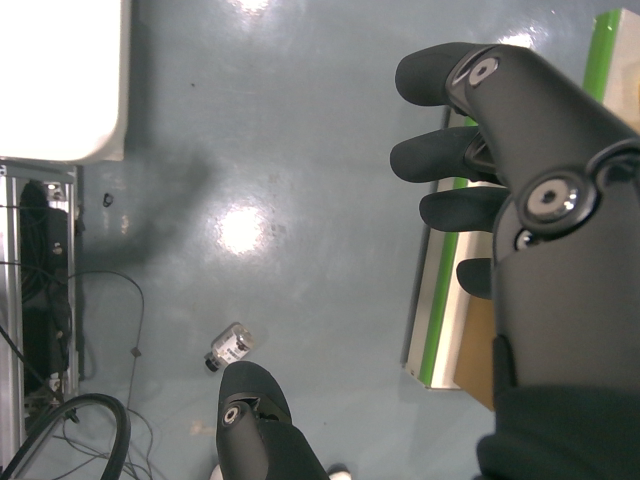
#> input picture test_image.png, 640 x 480 px
$ python validation_script.py ../test_image.png
#> lines starting #> are read from the running program, lines starting #| are printed output that depends on the picture; after the words box and inside, x2 and y2 are one past the last pixel; in counts of white or black regions, pixels touching at a corner belong together; long printed decimals are rounded
#!/usr/bin/env python3
"""
对单张图片做“压缩 -> 还原”评估，并输出报告。

目的：
- 量化 JPEG（有损）在不同 quality 下对原图的影响
- 对比 PNG（无损）作为参考

输出：
- 控制台：每种模式的 size / PSNR / SSIM / MSE / MaxAbs
- 文件：重建图、差分图（便于直观看差异）

依赖：
- numpy
- opencv-python (cv2)

用法：
    python3 validation_script.py <input_image>

示例：
    python3 validation_script.py ../test_image.png
"""

from __future__ import annotations

import math
import os
import shutil
import sys
from dataclasses import dataclass
from pathlib import Path
from typing import Dict, Tuple

import cv2
import numpy as np

# ============================================================================
# 可调整参数（全局变量）
# ============================================================================

# JPEG质量参数（默认95）
JPEG_QUALITY = 95

# 差分图放大倍数（便于肉眼观察细微差异）
DIFF_AMPLIFY = 8.0

# 输出目录（相对于脚本所在目录，脚本已在 compression_images/ 目录下）
OUTPUT_DIR = "output"

# 额外评估的JPEG质量值（除了默认的JPEG_QUALITY）
EXTRA_JPEG_QUALITIES = [90, 80, 70]


def _read_image_bgr(path: Path) -> np.ndarray:
    img = cv2.imread(str(path), cv2.IMREAD_COLOR)
    if img is None:
        raise FileNotFoundError(f"Failed to read image: {path}")
    return img


def _imencode(ext: str, img_bgr: np.ndarray, params: list[int]) -> bytes:
    ok, buf = cv2.imencode(ext, img_bgr, params)
    if not ok:
        raise RuntimeError(f"cv2.imencode failed for {ext}")
    return buf.tobytes()


def _imdecode(data: bytes) -> np.ndarray:
    arr = np.frombuffer(data, dtype=np.uint8)
    img = cv2.imdecode(arr, cv2.IMREAD_COLOR)
    if img is None:
        raise RuntimeError("cv2.imdecode failed")
    return img


def mse(a: np.ndarray, b: np.ndarray) -> float:
    diff = a.astype(np.float32) - b.astype(np.float32)
    return float(np.mean(diff * diff))


def psnr(a: np.ndarray, b: np.ndarray, max_val: float = 255.0) -> float:
    m = mse(a, b)
    if m == 0.0:
        return float("inf")
    return 20.0 * math.log10(max_val) - 10.0 * math.log10(m)


def _gaussian_kernel_2d(ksize: int = 11, sigma: float = 1.5) -> np.ndarray:
    # OpenCV 的 getGaussianKernel 返回列向量
    g1 = cv2.getGaussianKernel(ksize, sigma)
    g2 = g1 @ g1.T
    return g2.astype(np.float64)


def ssim_gray(a_gray: np.ndarray, b_gray: np.ndarray) -> float:
    """
    计算单通道 SSIM（与 skimage 的结构类似，便于量化对比）。
    """
    if a_gray.shape != b_gray.shape:
        raise ValueError("SSIM inputs must have same shape")
    if a_gray.ndim != 2:
        raise ValueError("SSIM inputs must be grayscale 2D arrays")

    a = a_gray.astype(np.float64)
    b = b_gray.astype(np.float64)

    kernel = _gaussian_kernel_2d(ksize=11, sigma=1.5)

    mu_a = cv2.filter2D(a, -1, kernel, borderType=cv2.BORDER_REFLECT)
    mu_b = cv2.filter2D(b, -1, kernel, borderType=cv2.BORDER_REFLECT)

    mu_a2 = mu_a * mu_a
    mu_b2 = mu_b * mu_b
    mu_ab = mu_a * mu_b

    sigma_a2 = cv2.filter2D(a * a, -1, kernel, borderType=cv2.BORDER_REFLECT) - mu_a2
    sigma_b2 = cv2.filter2D(b * b, -1, kernel, borderType=cv2.BORDER_REFLECT) - mu_b2
    sigma_ab = cv2.filter2D(a * b, -1, kernel, borderType=cv2.BORDER_REFLECT) - mu_ab

    # 常用默认：L=255, k1=0.01, k2=0.03
    L = 255.0
    c1 = (0.01 * L) ** 2
    c2 = (0.03 * L) ** 2

    num = (2.0 * mu_ab + c1) * (2.0 * sigma_ab + c2)
    den = (mu_a2 + mu_b2 + c1) * (sigma_a2 + sigma_b2 + c2)
    ssim_map = num / (den + 1e-12)
    return float(np.mean(ssim_map))


def ssim_color(a_bgr: np.ndarray, b_bgr: np.ndarray) -> float:
    """
    简单做法：转灰度后计算 SSIM。
    这不等价于“彩色多通道 SSIM”，但足以作为工程上的快速指标。
    """
    a_gray = cv2.cvtColor(a_bgr, cv2.COLOR_BGR2GRAY)
    b_gray = cv2.cvtColor(b_bgr, cv2.COLOR_BGR2GRAY)
    return ssim_gray(a_gray, b_gray)


def max_abs(a: np.ndarray, b: np.ndarray) -> int:
    diff = np.abs(a.astype(np.int16) - b.astype(np.int16))
    return int(np.max(diff))


def diff_vis(a_bgr: np.ndarray, b_bgr: np.ndarray, amplify: float = 8.0) -> np.ndarray:
    """
    差分可视化：absdiff 后放大（便于肉眼观察细微差异）。
    """
    d = cv2.absdiff(a_bgr, b_bgr).astype(np.float32) * float(amplify)
    d = np.clip(d, 0, 255).astype(np.uint8)
    return d


@dataclass
class ReportItem:
    name: str
    size_bytes: int
    mse: float
    psnr: float
    ssim: float
    max_abs: int


def evaluate_variant(
    name: str,
    encoded_bytes: bytes,
    original_bgr: np.ndarray,
) -> Tuple[ReportItem, np.ndarray]:
    recon_bgr = _imdecode(encoded_bytes)
    item = ReportItem(
        name=name,
        size_bytes=len(encoded_bytes),
        mse=mse(original_bgr, recon_bgr),
        psnr=psnr(original_bgr, recon_bgr),
        ssim=ssim_color(original_bgr, recon_bgr),
        max_abs=max_abs(original_bgr, recon_bgr),
    )
    return item, recon_bgr


def generate_report(
    report_path: Path,
    in_path: Path,
    orig_size_bytes: int,
    orig: np.ndarray,
    orig_format: str,
    orig_channels: int,
    results: list[ReportItem],
) -> None:
    """
    生成压缩评估报告到文件。

    Args:
        report_path: 报告文件路径
        in_path: 输入图片路径
        orig_size_bytes: 原始图片大小（字节）
        orig: 原始图片（BGR格式，用于获取尺寸）
        orig_format: 原始图片格式（RGBA/RGB/GRAY）
        orig_channels: 原始图片通道数
        results: 评估结果列表
    """
    with open(report_path, "w", encoding="utf-8") as f:
        f.write("# 图像压缩评估报告\n")


        # 输入图片信息
        f.write("## 输入图片信息\n\n")
        f.write(f"- 路径: {in_path}\n")
        f.write(f"- 原始大小: {orig_size_bytes / 1024:.2f} KiB ({orig_size_bytes} bytes)\n")
        f.write(f"- 尺寸: {orig.shape[1]} x {orig.shape[0]} 像素\n")
        f.write(f"- 原始格式: {orig_format} ({orig_channels} 通道)\n")
        f.write(f"- 评估用格式: RGB (3通道，BGR顺序，用于与JPEG/PNG对比)\n")
        f.write(f"- 注意: 原始文件已直接复制到 output/{in_path.name}，保留原始格式和大小\n\n")

        # 指标表格
        f.write("## 压缩模式对比\n\n")
        f.write("| 模式 | 文件大小 (KiB) | MSE | PSNR (dB) | SSIM | MaxAbs |\n")
        f.write("|------|---------------|-----|-----------|------|--------|\n")
        for r in results:
            psnr_str = f"{r.psnr:.3f}" if r.psnr != float("inf") else "inf"
            f.write(
                f"| {r.name} | {r.size_bytes/1024:.2f} | {r.mse:.4f} | {psnr_str} | {r.ssim:.6f} | {r.max_abs} |\n"
            )
        f.write("\n")

        # 文件大小对比
        f.write("## 文件大小对比\n\n")
        png_lossless = next((r for r in results if r.name == "png_lossless"), None)
        if png_lossless:
            f.write(f"- PNG (无损): {png_lossless.size_bytes / 1024:.2f} KiB (基准)\n")
            for r in results:
                if r.name != "png_lossless":
                    ratio = png_lossless.size_bytes / r.size_bytes if r.size_bytes > 0 else 0
                    f.write(f"- {r.name}: {r.size_bytes / 1024:.2f} KiB (相对PNG: {ratio:.2f}x)\n")
        f.write("\n")

        # 压缩比统计（相对于原始文件）
        f.write("## 压缩比统计（相对于原始文件）\n\n")
        for r in results:
            ratio = orig_size_bytes / r.size_bytes if r.size_bytes > 0 else 0
            reduction_pct = (1 - r.size_bytes / orig_size_bytes) * 100 if orig_size_bytes > 0 else 0
            f.write(f"- {r.name}: {ratio:.2f}x 压缩 ({reduction_pct:.1f}% 减少)\n")
        f.write("\n")

        # 质量指标说明
        f.write("## 质量指标说明\n\n")
        f.write("- **MSE (Mean Squared Error)**: 均方误差，越小越好，0表示完全一致\n")
        f.write("- **PSNR (Peak Signal-to-Noise Ratio)**: 峰值信噪比，越大越好，inf表示完全一致\n")
        f.write("- **SSIM (Structural Similarity Index)**: 结构相似性，范围0-1，1表示完全一致\n")
        f.write("- **MaxAbs**: 最大绝对误差（像素值），越小越好，0表示完全一致\n")
        f.write("\n")

        # 结论和建议
        f.write("## 结论和建议\n\n")
        jpeg_q95 = next((r for r in results if r.name.startswith("jpeg_q95")), None)
        if jpeg_q95:
            f.write(f"- **JPEG质量95**（默认）:\n")
            f.write(f"  - 文件大小: {jpeg_q95.size_bytes / 1024:.2f} KiB\n")
            f.write(f"  - PSNR: {jpeg_q95.psnr:.3f} dB\n")
            f.write(f"  - SSIM: {jpeg_q95.ssim:.6f}\n")
            f.write(f"  - 压缩比: {orig_size_bytes / jpeg_q95.size_bytes:.2f}x\n")
            if jpeg_q95.ssim > 0.99:
                f.write(f"  - 评估: SSIM > 0.99，视觉质量接近无损\n")
            elif jpeg_q95.ssim > 0.95:
                f.write(f"  - 评估: SSIM > 0.95，视觉质量良好，适合大多数应用\n")
            else:
                f.write(f"  - 评估: SSIM < 0.95，可能存在明显视觉差异\n")
            f.write("\n")

        f.write("- **PNG (无损)**:\n")
        if png_lossless:
            f.write(f"  - 文件大小: {png_lossless.size_bytes / 1024:.2f} KiB\n")
            f.write(f"  - 完全无损，适合需要精确像素值的场景\n")
        f.write("\n")

        f.write("- **建议**:\n")
        f.write("  - 对于机器人数据录制，JPEG质量95在存储空间和视觉质量之间取得良好平衡\n")
        f.write("  - 如需完全无损，使用PNG（但文件更大）\n")
        f.write("  - 查看 output/ 目录中的 diff_*.png 文件可直观看到压缩损失的位置\n")
        f.write("\n")

        f.write("=" * 70 + "\n")
        f.write(f"报告生成时间: {os.popen('date').read().strip()}\n")
        f.write("=" * 70 + "\n")


def main() -> int:
    # 解析命令行参数：只接受一个输入图片路径
    if len(sys.argv) != 2:
        print("用法: python3 validation_script.py <input_image>")
        return 1
    else:
        in_path = Path(sys.argv[1])
        # 如果是相对路径，相对于脚本所在目录解析
        if not in_path.is_absolute():
            in_path = Path(__file__).parent / in_path

    if not in_path.exists():
        print(f"错误: 文件不存在: {in_path}")
        return 1

    # 使用全局变量配置
    # 脚本在 compression_images/ 目录下，输出目录为 compression_images/output/
    base_out_dir = Path(__file__).parent
    output_dir = base_out_dir / OUTPUT_DIR
    output_dir.mkdir(parents=True, exist_ok=True)

    # 获取原始图片信息（在读取前）
    orig_size_bytes = in_path.stat().st_size
    orig_img_info = cv2.imread(str(in_path), cv2.IMREAD_UNCHANGED)
#> orig_img_info is the input picture: shape (480, 640, 4); mean B, G, R, A 115.2, 118.4, 116.3, 255
    if orig_img_info is None:
        raise FileNotFoundError(f"Failed to read image: {in_path}")
    orig_channels = orig_img_info.shape[2] if orig_img_info.ndim == 3 else 1
#> orig_channels = 4
    orig_format = "RGBA" if orig_channels == 4 else ("RGB" if orig_channels == 3 else "GRAY")
#> orig_format = 'RGBA'

    # 读取为BGR用于评估（丢弃alpha通道，但原始文件会直接复制）
    orig = _read_image_bgr(in_path)

    variants: Dict[str, bytes] = {}

    # PNG（无损）作为基线
    variants["png_lossless"] = _imencode(".png", orig, [cv2.IMWRITE_PNG_COMPRESSION, 9])

    # JPEG（有损）- 使用全局变量配置
    q = max(1, min(100, JPEG_QUALITY))
    variants[f"jpeg_q{q}"] = _imencode(".jpg", orig, [cv2.IMWRITE_JPEG_QUALITY, q])

    # 额外评估的JPEG质量值（便于对比）
    for q2 in EXTRA_JPEG_QUALITIES:
        if q2 == q:
            continue
        variants[f"jpeg_q{q2}"] = _imencode(".jpg", orig, [cv2.IMWRITE_JPEG_QUALITY, q2])
#> after the loop, variants = 5 items

    # 评估并落盘
    results: list[ReportItem] = []

    # 直接复制原图到输出目录（保留原始格式和大小）
    original_copy_path = output_dir / in_path.name
    shutil.copy2(in_path, original_copy_path)

    for name, data in variants.items():
        item, recon = evaluate_variant(name, data, orig)
#> in mse, `diff = a.astype(np.float32) - b.astype(np.float32)`: diff: shape (480, 640, 3) float32; every value is 0
#> in psnr, `m = mse(a, b)`: m = 0
#> in ssim_color, `a_gray = cv2.cvtColor(a_bgr, cv2.COLOR_BGR2GRAY)`:
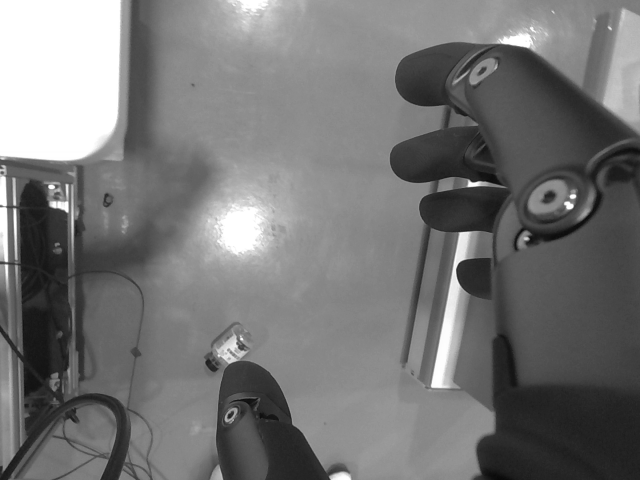
#> a_gray: shape (480, 640); min 9, max 255, mean 117.4
#> in ssim_gray, `mu_a2 = mu_a * mu_a`:
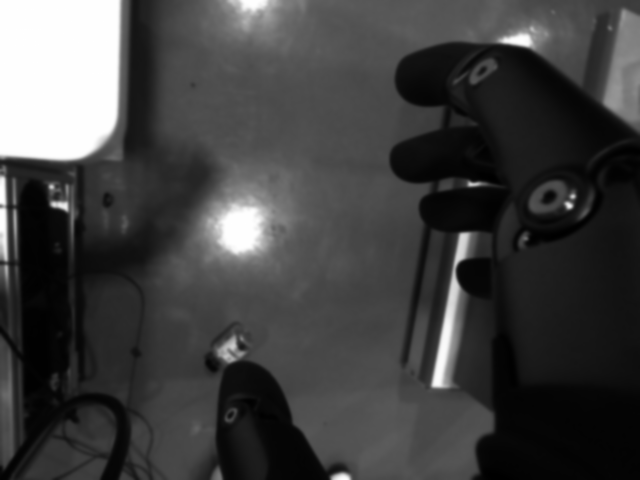
#> mu_a2: shape (480, 640) float64; min 102.7, max 65025, mean 16880.5; drawn with min black and max white
#> in ssim_gray, `sigma_a2 = cv2.filter2D(a * a, -1, kernel, borderType=cv2.BORDER_REFLE..`:
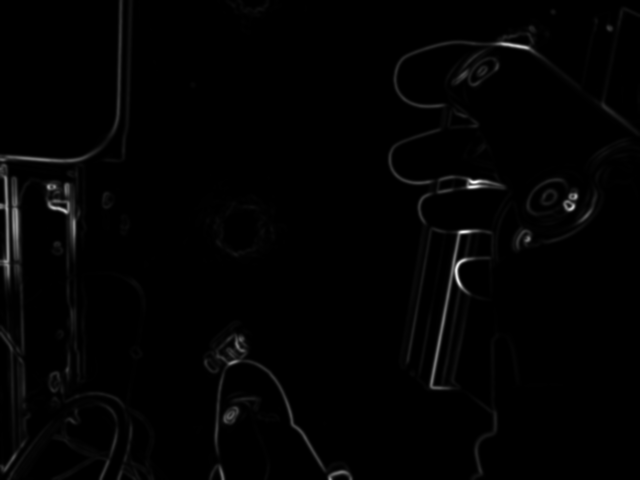
#> sigma_a2: shape (480, 640) float64; min -8.73e-11, max 8088.3, mean 96.3; drawn with min black and max white
#> in ssim_gray, `ssim_map = num / (den + 1e-12)`:
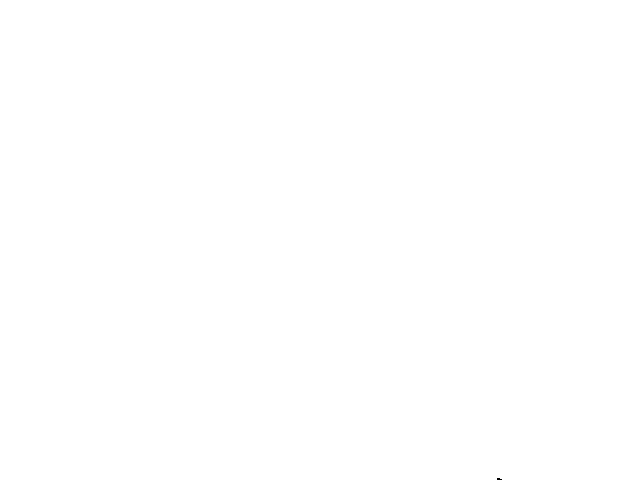
#> ssim_map: shape (480, 640) float64; values 1 (black) and 1 (white), 100% white; black in thin lines or dots, all inside (x1, y1, x2, y2) = (497, 478, 502, 480)
#> in max_abs, `diff = np.abs(a.astype(np.int16) - b.astype(np.int16))`: diff: shape (480, 640, 3) int16; every value is 0
        results.append(item)

        # 重建图
        recon_path = output_dir / f"recon_{name}.png"
        cv2.imwrite(str(recon_path), recon)

        # 差分图
        dimg = diff_vis(orig, recon, amplify=DIFF_AMPLIFY)
#> in diff_vis, `d = np.clip(d, 0, 255).astype(np.uint8)`: d: shape (480, 640, 3); every value is 0
        diff_path = output_dir / f"diff_{name}_x{DIFF_AMPLIFY:g}.png"
        cv2.imwrite(str(diff_path), dimg)

        # 编码后的文件也存一份（用于查看真实体积）
        ext = ".png" if name.startswith("png") else ".jpg"
#> ext = '.png'
        (output_dir / f"encoded_{name}{ext}").write_bytes(data)

    # 打印报告到控制台
    results.sort(key=lambda x: x.size_bytes)
    print(f"Input: {in_path}  ({orig.shape[1]}x{orig.shape[0]})")
#| Input: tools/../test_image.png  (640x480)
    print(f"Output dir: {output_dir}")
    print()
    print("name,size_kib,mse,psnr_db,ssim_gray,max_abs")
    for r in results:
        print(
            f"{r.name},{r.size_bytes/1024:.2f},{r.mse:.4f},{r.psnr:.3f},{r.ssim:.6f},{r.max_abs}"
        )
#> this loop made 5 passes
#| jpeg_q70,21.96,6.3614,40.095,0.9763,30
#| jpeg_q80,27.96,4.8001,41.318,0.981,31
#| jpeg_q90,44.14,3.1597,43.134,0.9871,19
#| jpeg_q95,67.28,2.1730,44.760,0.9911,14
#| png_lossless,332.48,0.0000,inf,1.000,0

    # 生成 report.md
    report_path = base_out_dir / "report.md"
    generate_report(
        report_path=report_path,
        in_path=in_path,
        orig_size_bytes=orig_size_bytes,
        orig=orig,
        orig_format=orig_format,
        orig_channels=orig_channels,
        results=results,
    )
#> the loop in generate_report, `for r in results:` made 5 passes
#> psnr_str on passes 1 to 5: '40.095', '41.318', '43.134', '44.760', 'inf'
#> the loop in generate_report, `for r in results:` made 5 passes
#> ratio on passes 1 to 4: 15.14, 11.89, 7.53, 4.94
#> the loop in generate_report, `for r in results:` made 5 passes
#> (ratio, reduction_pct) on passes 1 to 5: (22.38, 95.53), (17.58, 94.31), (11.14, 91.02), (7.31, 86.31), (1.48, 32.36)
    print(f"\n报告已保存到: {report_path}")

    return 0


if __name__ == "__main__":
    raise SystemExit(main())
#> (the program exits here)
